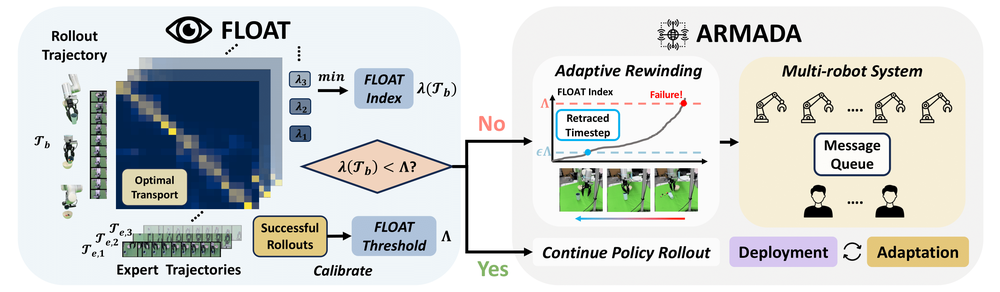
#> input picture assets/method.png, 1000 x 292 px, shrunk from 2837 x 828 before the run
$ python combine_visualizations.py assets assets out
#> lines starting #> are read from the running program, lines starting #| are printed output that depends on the picture
import os
import sys
from PIL import Image
import argparse

def get_png_files(directory):
    """Returns a set of PNG filenames (without path) in the given directory."""
    if not os.path.isdir(directory):
        print(f"Error: Directory '{directory}' does not exist.")
        return None
    png_files = set()
    for f in os.listdir(directory):
        if f.lower().endswith(".png"):
            png_files.add(f)
    return png_files

def combine_images_horizontally(img1_path, img2_path, output_path):
    """
    Opens two images, pastes them side-by-side, and saves to output_path.
    """
#> called with img1_path = 'assets/method.png', img2_path = 'assets/method.png', output_path = 'out/method.png'
    try:
        with Image.open(img1_path) as img1, Image.open(img2_path) as img2:
            # Ensure both images are in RGBA mode to handle transparency consistently
            # If one is RGB and other RGBA, pasting can cause issues.
#> img1 is the input picture: PIL image 1000x292 RGB; mean R, G, B 210.1, 213.4, 211.7
            img1 = img1.convert("RGBA")
#> img1: PIL image 1000x292 RGBA
            img2 = img2.convert("RGBA")

            # Determine dimensions for the new image
            # New width is sum of both image widths
            # New height is the max of the two image heights
            dst_width = img1.width + img2.width
#> dst_width = 2000
            dst_height = max(img1.height, img2.height)
#> dst_height = 292

            # Create a new image with a transparent background
            dst_image = Image.new('RGBA', (dst_width, dst_height), (0, 0, 0, 0))
#> dst_image: PIL image 2000x292 RGBA; every value is 0

            # Paste the first image
            dst_image.paste(img1, (0, 0))
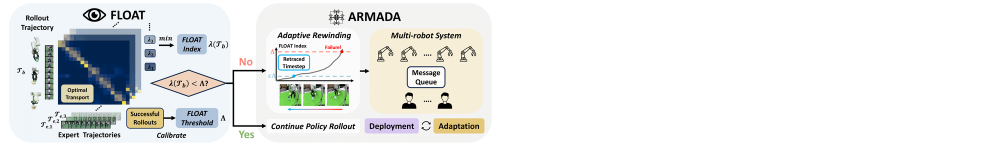
#> dst_image: PIL image 2000x292 RGBA (shown at 1/2 size); mean R, G, B, A 105, 106.7, 105.9, 127.5; transparent parts drawn white

            # Paste the second image next to the first
            dst_image.paste(img2, (img1.width, 0))
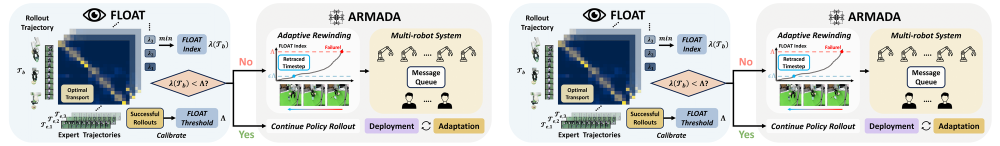
#> dst_image: PIL image 2000x292 RGBA (shown at 1/2 size); mean R, G, B, A 210.1, 213.4, 211.7, 255

            # Save the combined image
            dst_image.save(output_path)
            print(f"Successfully combined '{os.path.basename(img1_path)}' and saved to '{output_path}'")

    except FileNotFoundError:
        print(f"Error: One or both image files not found: '{img1_path}', '{img2_path}'")
    except Exception as e:
        print(f"Error processing images '{os.path.basename(img1_path)}': {e}")

def main():
    parser = argparse.ArgumentParser(description="Combine pairs of PNG images from two directories side-by-side.")
    parser.add_argument("dir1", help="Path to the first input directory.")
    parser.add_argument("dir2", help="Path to the second input directory.")
    parser.add_argument("out_dir", help="Path to the output directory for combined images.")

    args = parser.parse_args()

    dir1_path = args.dir1
    dir2_path = args.dir2
    output_dir_path = args.out_dir

    # 1. Get PNG files from both directories
    print(f"Scanning directory 1: {dir1_path}")
    pngs_dir1 = get_png_files(dir1_path)
    if pngs_dir1 is None:
        sys.exit(1)

    print(f"Scanning directory 2: {dir2_path}")
    pngs_dir2 = get_png_files(dir2_path)
    if pngs_dir2 is None:
        sys.exit(1)

    if not pngs_dir1:
        print(f"No PNG files found in '{dir1_path}'. Exiting.")
        sys.exit(0)
    if not pngs_dir2:
        print(f"No PNG files found in '{dir2_path}'. Exiting.")
        sys.exit(0)

    # 2. Assert that the two directories contain the same PNG files
    assert pngs_dir1 == pngs_dir2

    # 3. Create output directory if it doesn't exist
    if not os.path.exists(output_dir_path):
        try:
            os.makedirs(output_dir_path)
            print(f"Created output directory: '{output_dir_path}'")
        except OSError as e:
            print(f"Error: Could not create output directory '{output_dir_path}': {e}")
            sys.exit(1)
    elif not os.path.isdir(output_dir_path):
        print(f"Error: Output path '{output_dir_path}' exists but is not a directory.")
        sys.exit(1)
    else:
        print(f"Output directory '{output_dir_path}' already exists. Files will be overwritten if names match.")

    # 4. Process each pair of PNG files
    print(f"\nProcessing {len(pngs_dir1)} image pair(s)...")
    for filename in sorted(list(pngs_dir1)): # Iterate through one set, as they are identical
        img1_full_path = os.path.join(dir1_path, filename)
        img2_full_path = os.path.join(dir2_path, filename)
        output_full_path = os.path.join(output_dir_path, filename)

        combine_images_horizontally(img1_full_path, img2_full_path, output_full_path)

    print("\nProcessing complete.")

if __name__ == "__main__":
    main()
